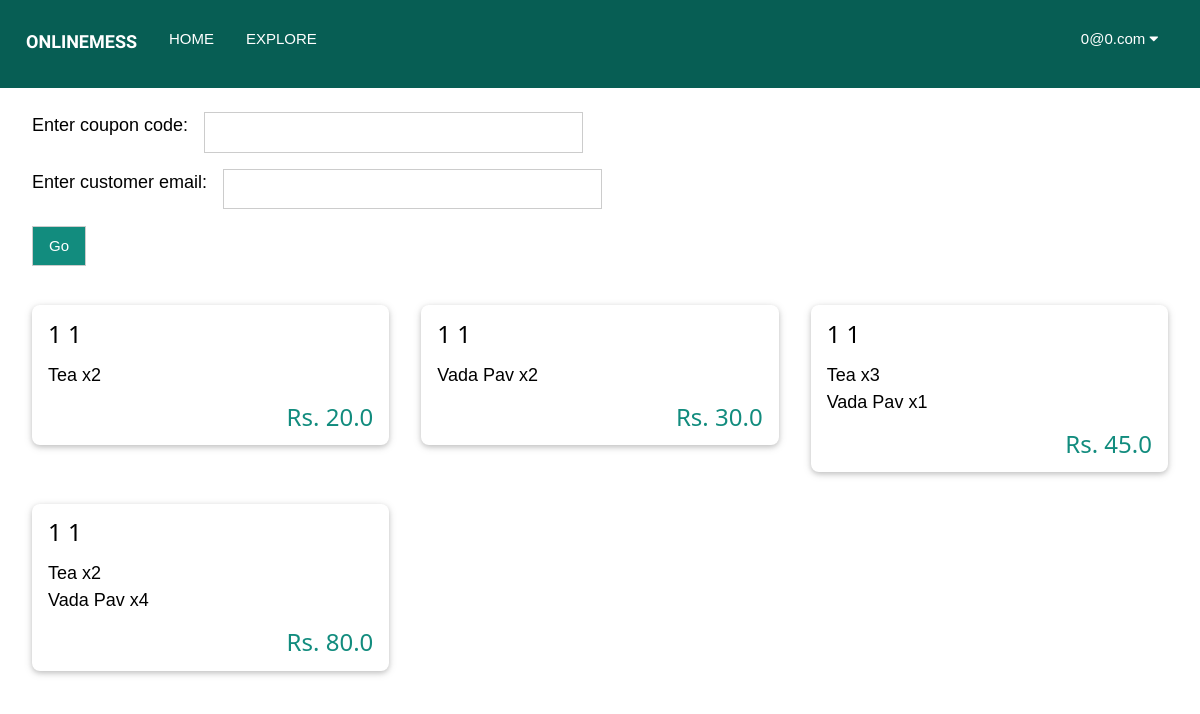
Screenshot of /user/orders (signed in) with the database file from the repository.
### main.py (models this page shows)
class UsersDB(db.Model):
	id = db.Column(db.Integer, primary_key=True)
	first_name = db.Column(db.String(20), nullable=False)
	last_name = db.Column(db.String(20), nullable=False)
	password = db.Column(db.String(128), unique=True)
	email = db.Column(db.String(80))
	account_type = db.Column(db.String(80))
	verified = db.Column(db.Boolean)
	restaurant = db.Column(db.Integer)
	subscriptions = db.Column(db.String(300))

class BillsDB(db.Model):
	id = db.Column(db.Integer, primary_key=True, unique=True)
	creator = db.Column(db.Integer, nullable=False)
	subscriber = db.Column(db.Integer, nullable=False)
	total_price = db.Column(db.Float, nullable=False)
	timestamp = db.Column(db.String, nullable=False)
	active = db.Column(db.Boolean, nullable=False)
	coupon = db.Column(db.String, nullable=False)

class OrdersDB(db.Model):
	id = db.Column(db.Integer, primary_key=True, unique=True)
	bill_id = db.Column(db.Integer, nullable=False)
	item = db.Column(db.String, nullable=False)
	quantity = db.Column(db.Integer, nullable=False)
	price = db.Column(db.Float, nullable=False)

### main.py (the view, shortened to what this page needs)
@app.route("/user/orders", methods=["POST", "GET"])
def orders():
	order_list = []
	if "user" in session:
		loggedIn = [session["username"], session["account_type"], session["user"]]
		currentUser = UsersDB.query.filter_by(email=session["user"]).first()
		if not currentUser:
			flash("Please login again!!", "error")
			return redirect(url_for("logout"))
		if currentUser.account_type == "Regular":
			flash("Permission denied (You don't have a business account)!!", "error")
			return redirect(url_for("subscriptions", logged_in=[session["username"], session["account_type"]]))
		currentRest = RestaurantsDB.query.filter_by(owner=currentUser.id).first()
		selected_list = []
		if currentRest:
			order_dict = {}
			currentBills = BillsDB.query.filter_by(creator=currentRest.id, active=0b1).all()
			if currentBills:
				order_list = []
				currentBills = BillsDB.query.filter_by(creator=currentRest.id, active=0b1).all()
				for bill in currentBills:
					if bill:
						order_user = UsersDB.query.filter_by(id=bill.subscriber).first()
						if order_user:
							end_date = datetime.strptime(bill.timestamp, '%Y-%m-%d %H:%M:%S.%f') +timedelta(days=1)
							bill_orders = OrdersDB.query.filter_by(bill_id=bill.id).all()
							items = []
							for order in bill_orders:
								items.append([order.item, order.quantity, order.price])
					order_list.append([bill.id,  f"{order_user.first_name} {order_user.last_name}", items, bill.total_price, bill.active])
			else:
				flash("No active orders")
		else:
			flash("Please fill in your restaurant details in 'Manage your business'", "error")
	else:
		loggedIn = None
	return render_template("orders.html", logged_in=loggedIn, selected_list=selected_list, order_list=order_list)

### templates/orders.html (shortened to what this page needs)
{% extends "base.html" %}
{% block content %}
	<form method="post">
		<div class="w3-container w3-margin-top w3-padding">
			<div class="w3-container w3-margin-bottom">
				<div class="w3-large w3-left w3-margin-right">Enter coupon code:</div>
				<input type="text" class="w3-input w3-third w3-border" name="text_coupon_code" value="" />
			</div>
			<div class="w3-container w3-margin-bottom">
				<div class="w3-large w3-left w3-margin-right">Enter customer email:</div>
				<input type="text" class="w3-input w3-third w3-border" name="text_customer_email" value="" pattern="[a-z0-9._%+-]+@[a-z0-9.-]+\.[a-z]{2,}$" />
			</div>
			<div class="w3-container">
				<input type="submit" class="w3-button w3-border w3-hover-acp-dark-green w3-acp-mid-green w3-mobile" name="button_submit" value="Go"/>
			</div>
		</div>
	</form>
	<div class="w3-container">
		{% for order in order_list %}
		<div class="w3-third">
			<div class="w3-card w3-round-large w3-margin w3-hover-shadow">
				<div class="w3-container">
					<h3>{{order[1]}}</h3>
					{% for item in order[2] %}
						<div class="w3-text-black w3-large">
							{{item[0]}} x{{item[1]}}
						</div>
					{% endfor %}
					<h3 class="w3-text-acp-mid-green w3-right">Rs. {{order[3]}}</h3>
				</div>
			</div>
		</div>
		{% endfor %}
	</div>
{% endblock %}

### templates/base.html (shortened to what this page needs)
<html>
<head>
	<link rel="stylesheet" href="{{ url_for('static', filename='style/base.css') }}">
	<link rel="stylesheet" href="{{ url_for('static', filename='style/w3css.css')}}">
    <link rel="stylesheet" href="https://cdnjs.cloudflare.com/ajax/libs/font-awesome/4.7.0/css/font-awesome.min.css">
</head>
<body>
<div class="w3-bar navbar
	{% if request.path == '/home' %}
		w3-white
	{% else %}
		w3-acp-dark-green
	{% endif %}
	"style="height: 11vh;display:block;justify-content:space-between;overflow: hidden;align-items: center;text-transform: uppercase;padding: 20px 10px !important;">
	<p class="w3-bar-item w3-large" style="margin: 0">
		<b style="font-family: 'Balsamiq Sans', serif;">OnlineMess</b>
	</p>
	<a href="/home" class="w3-bar-item w3-button w3-hide-small">Home</a>
	<a href="/search?text_query_name=" class="w3-bar-item w3-button w3-hide-small">Explore</a>
	{% if logged_in %}
		<div class="w3-dropdown-click w3-right w3-margin-right w3-hide-small">
			<button class="w3-button" onclick="displayUserSettings()">
				{{ logged_in[0] }} <i class="fa fa-caret-down"></i>
			</button>
		</div>
	{% else %}
		<button class="w3-bar-item w3-button w3-right w3-hover-blue w3-hide-small" onclick="open_modal('signup_modal')">Register</button>
		<button class="w3-bar-item w3-button w3-right w3-hover-acp-mid-green w3-hide-small" onclick="open_modal('login_modal')">Login</button>
	{% endif %}
</div>
<main>
	{% block content %}{% endblock %}
</main>
</body>
</html>

### static/style/w3css.css (style rules this page uses)
html { box-sizing:border-box }
*,*:before,*:after { box-sizing:inherit }
html { -ms-text-size-adjust:100%;-webkit-text-size-adjust:100% }
body { margin:0 }
article,aside,details,figcaption,figure,footer,header,main,menu,nav,section { display:block }
a { background-color:transparent }
b,strong { font-weight:bolder }
button,input,select,textarea,optgroup { font:inherit;margin:0 }
button,input { overflow:visible }
button,select { text-transform:none }
button,[type=button],[type=reset],[type=submit] { -webkit-appearance:button }
html,body { font-family:Verdana,sans-serif;font-size:15px;line-height:1.5 }
html { overflow-x:hidden }
h3 { font-size:24px }
h1,h2,h3,h4,h5,h6 { font-family:"Segoe UI",Arial,sans-serif;font-weight:400;margin:10px 0 }
a { color:inherit }
.w3-btn,.w3-button { border:none;display:inline-block;padding:8px 16px;vertical-align:middle;overflow:hidden;text-decoration:none;color:inherit;background-color:inherit;text-align:center;cursor:pointer;white-space:nowrap }
.w3-btn,.w3-button { -webkit-touch-callout:none;-webkit-user-select:none;-khtml-user-select:none;-moz-user-select:none;-ms-user-select:none;user-select:none }
.w3-input { padding:8px;display:block;border:none;border-bottom:1px solid #ccc;width:100% }
.w3-dropdown-click,.w3-dropdown-hover { position:relative;display:inline-block;cursor:pointer }
.w3-bar { width:100%;overflow:hidden }
.w3-bar .w3-bar-item { padding:8px 16px;float:left;width:auto;border:none;display:block;outline:0 }
.w3-bar .w3-dropdown-hover,.w3-bar .w3-dropdown-click { position:static;float:left }
.w3-bar .w3-button { white-space:normal }
.w3-container:after,.w3-container:before,.w3-panel:after,.w3-panel:before,.w3-row:after,.w3-row:before,.w3-row-padding:after,.w3-row-padding:before, .w3-cell-row:before,.w3-cell-row:after,.w3-clear:after,.w3-clear:before,.w3-bar:before,.w3-bar:after { content:"";display:table;clear:both }
.w3-col,.w3-half,.w3-third,.w3-twothird,.w3-threequarter,.w3-quarter { float:left;width:100% }
@media (min-width:601px) { .w3-col.m4,.w3-third { width:33.33333% } }
.w3-round-large { border-radius:8px }
.w3-container,.w3-panel { padding:0.01em 16px }
.w3-card,.w3-card-2 { box-shadow:0 2px 5px 0 rgba(0,0,0,0.16),0 2px 10px 0 rgba(0,0,0,0.12) }
.w3-large { font-size:18px!important }
.w3-border { border:1px solid #ccc!important }
.w3-margin { margin:16px!important }
.w3-margin-top { margin-top:16px!important }
.w3-margin-bottom { margin-bottom:16px!important }
.w3-margin-right { margin-right:16px!important }
.w3-padding { padding:8px 16px!important }
.w3-left { float:left!important }
.w3-right { float:right!important }
.w3-text-black,.w3-hover-text-black:hover { color:#000!important }
.w3-acp-mid-green,.w3-hover-acp-mid-green:hover { color:#fff!important;background-color:#128C7E!important }
.w3-text-acp-mid-green,.w3-hover-text-acp-mid-green:hover { color:#128C7E!important }
.w3-acp-dark-green,.w3-hover-acp-dark-green:hover { color:#fff!important;background-color:#075E54!important }

### rows the page displays
UsersDB: email "0@0.com"
BillsDB: creator "1 1", total_price "20.0"
OrdersDB: item "Tea", quantity "2"
BillsDB: creator "1 1", total_price "30.0"
OrdersDB: item "Vada Pav", bill "2"
BillsDB: creator "1 1", total_price "45.0"
OrdersDB: item "Tea", bill "3"
OrdersDB: item "Vada Pav", quantity "1"
BillsDB: creator "1 1", total_price "80.0"
OrdersDB: item "Tea", quantity "2"
OrdersDB: item "Vada Pav", bill "4"
